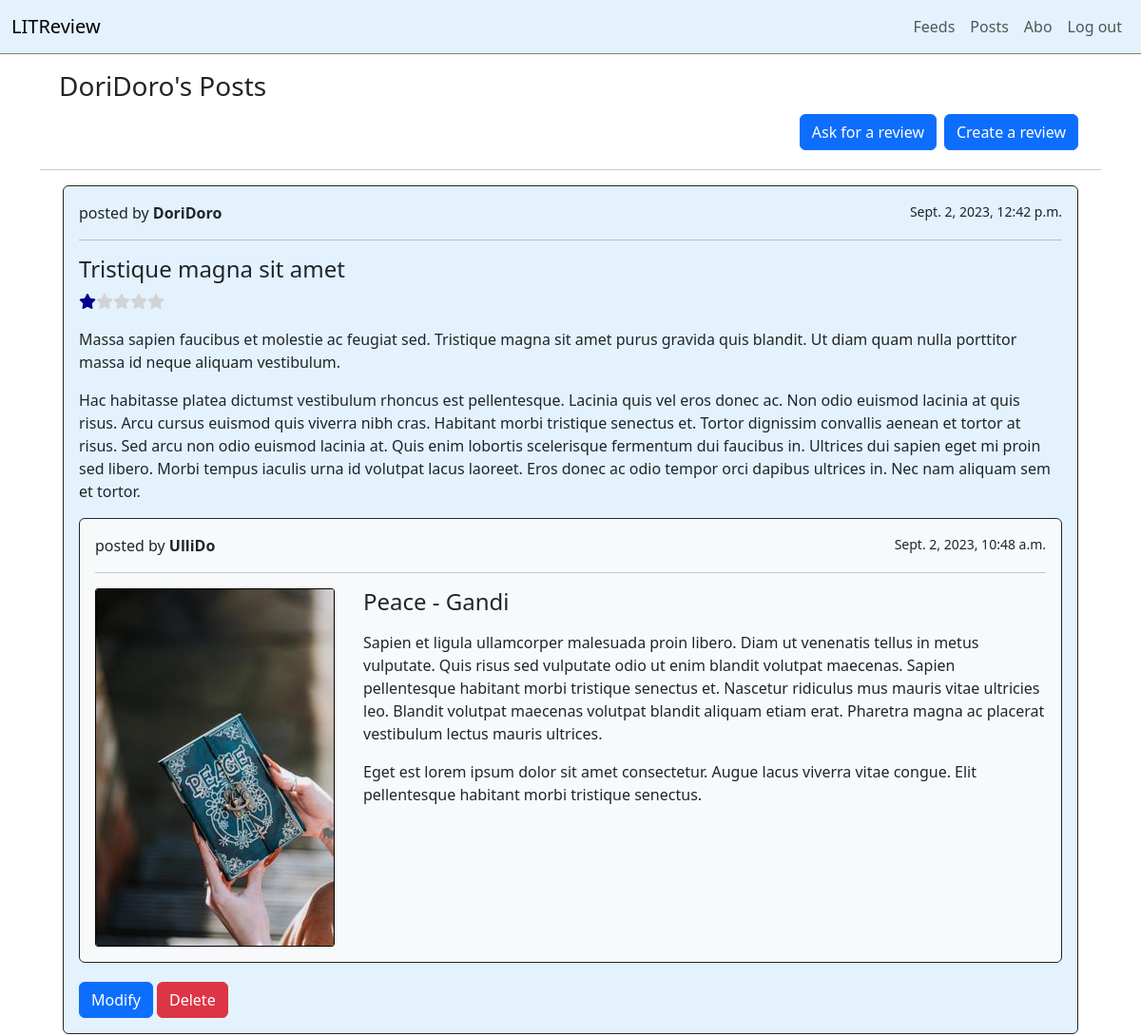
Page /posts/ (signed in, upper part) on the earlier database version.
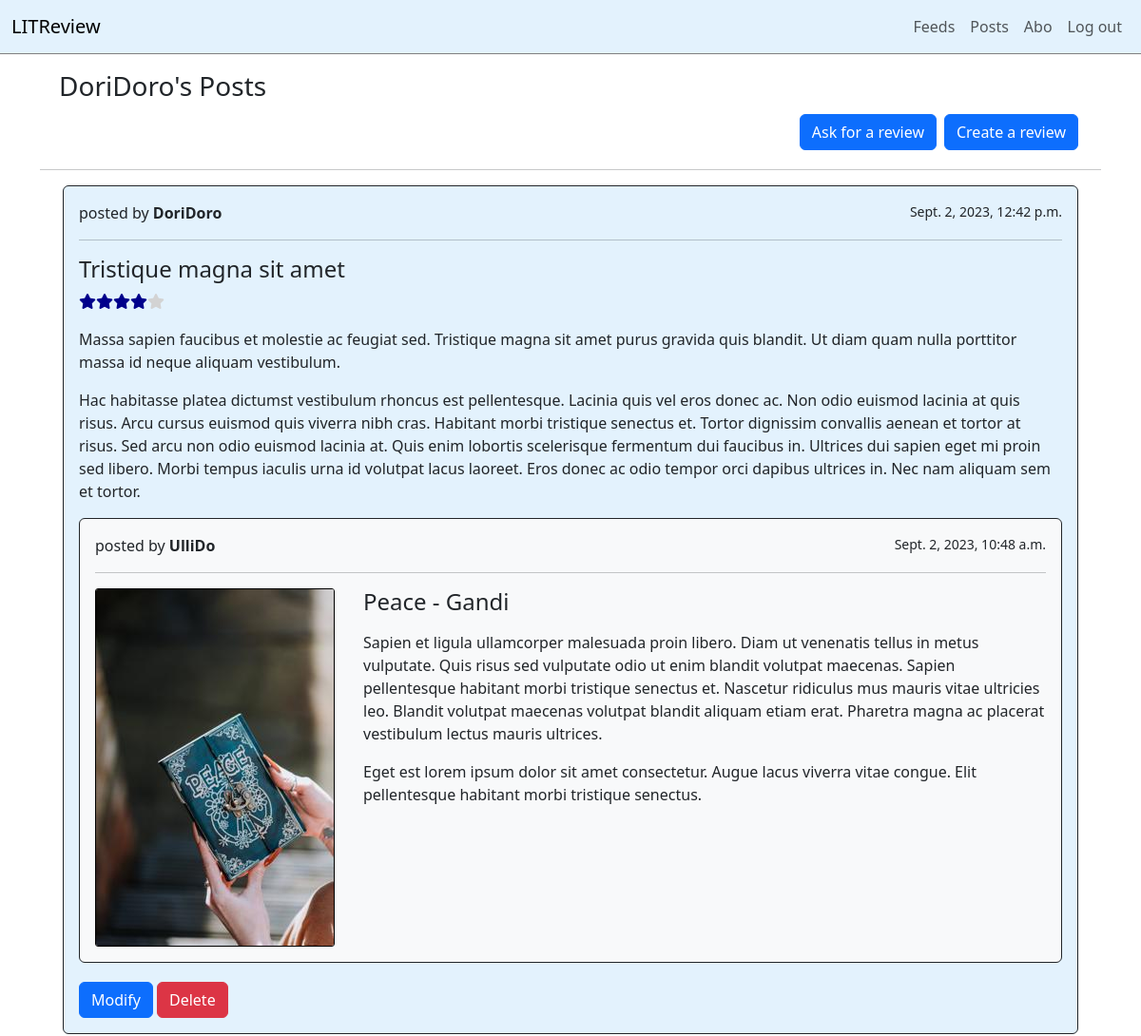
Same page on the later database version.
### review/models.py (models this page shows, shortened)
class Review(models.Model):
    class Meta:
        verbose_name = _("review")
        verbose_name_plural = _("reviews")
        ordering = ["-review_created"]
    ticket = models.ForeignKey(
        Ticket, on_delete=models.CASCADE, verbose_name=_("ticket")
    )
    rating = models.PositiveSmallIntegerField(
        validators=[MinValueValidator(0), MaxValueValidator(5)],
        verbose_name=_("rating"),
    )
    headline = models.CharField(max_length=128, verbose_name=_("title of review"))
    body = models.TextField(verbose_name=_("comment"), blank=True)
    author = models.ForeignKey(
        settings.AUTH_USER_MODEL,
        on_delete=models.CASCADE,
        verbose_name=_("author"),
    )
    review_created = models.DateTimeField(
        auto_now_add=True, verbose_name=_("review created at")
    )

class Ticket(models.Model):
    class Meta:
        verbose_name = _("ticket")
        verbose_name_plural = _("tickets")
        ordering = ["-ticket_created"]
    title = models.CharField(max_length=128, verbose_name=_("title of ticket"))
    description = models.TextField(
        max_length=2048, verbose_name=_("description"), blank=True
    )
    creator = models.ForeignKey(
        settings.AUTH_USER_MODEL,
        on_delete=models.CASCADE,
        verbose_name=_("creator of ticket"),
    )
    image = models.ImageField(
        upload_to="images/", verbose_name=_("image"), blank=True, null=True
    )
    ticket_created = models.DateTimeField(
        auto_now_add=True, verbose_name=_("ticket created at")
    )

### accounts/models.py (models this page shows)
class User(AbstractUser):
    pass

### review/views.py (the view)
# urls.py: path("posts/", PostsView.as_view(), name="posts_page"),
class PostsView(LoginRequiredMixin, TemplateView):
    template_name = "posts/posts_page.html"
    def get_context_data(self, **kwargs):
        context = super().get_context_data(**kwargs)
        context["tickets"] = Ticket.objects.filter(creator=self.request.user)
        context["reviews"] = Review.objects.filter(author=self.request.user)
        return context

### review/templatetags/stars.py (called while the page is built)
@register.filter
def display_stars(value, stars_max=5):
    if value > stars_max:
        result = f'<i class="fa fa-star" style="color: darkblue;"></i>' * stars_max
        return mark_safe(result)
    elif value < 1:
        result = f'<i class="fa fa-star" style="color: lightgrey;"></i>' * stars_max
        return mark_safe(result)
    result = (
        f'<i class="fa fa-star" style="color: darkblue;"></i>' * value
        + f'<i class="fa fa-star" style="color: lightgrey;"></i>' * (stars_max - value)
    )
    return mark_safe(result)

### review/templates/posts/posts_page.html (shortened to what this page needs)
{% extends 'base_layout.html' %}
{% load static stars %}
{% block content %}
<div class="container main">
  <div>
    <h3 style="padding-left: 20px;"> {{ request.user }}'s Posts </h3>
    <div class="headline-feed">
      <a class="btn btn-primary m-1" href="{% url 'review:create_ticket' %}" role="button"> Ask for a review </a>
      <a class="btn btn-primary m-1" href="{% url 'review:create_review' %}" role="button"> Create a review </a>
    </div>
  </div>
  <hr>
  <div class="container justify-content-center">
    <form method="post">
      {% for review in reviews %}
        <div class="container mt-3">
          <div class="card border-dark my-3 w-80" style="background-color: #e3f2fd;">
            <div class="card-body">
              <p> posted by <strong>{{ review.author }}</strong> <small style="float: right;"> {{ review.review_created }} </small> </p>
              <hr>
              <h4> {{ review.headline }} </h4>
              <p>{{ review.rating|display_stars }}</p>
              <p> {{ review.body|linebreaks }} </p>
              <div class="card border-dark bg-light">
                <div class="card-body">
                  <p> posted by <strong>{{ review.ticket.creator }}</strong> <small style="float: right;"> {{ review.ticket.ticket_created }} </small> </p>
                  <hr>
                  <div style="display: flex;">
                    <img src="{% get_media_prefix %}{{ review.ticket.image }}" alt="{{ review.ticket.title }}" class="img-fluid img-border">
                    <div style="margin-left: 30px;">
                      <div style="margin-bottom: 15px;">
                        <h4> {{ review.ticket.title }} </h4>
                      </div>
                      <div>
                        <p> {{ review.ticket.description|linebreaks }} </p>
                      </div>
                    </div>
                  </div>
                </div>
              </div>
                <a class="btn btn-primary" href="{% url 'review:modify_review' pk=review.id %}" role="button" style="margin-top: 20px;"> Modify </a>
                <a class="btn btn-danger" href="{% url 'review:delete_review' pk=review.id %}" role="button" style="margin-top: 20px;"> Delete </a>
            </div>
          </div>
        </div>
      {% endfor %}
    </form>
    {% if reviews %}
      <br>
      <br>
    {% endif %}
  </div>
</div>
{% endblock %}

Differences in the rows shown:
changed Review "Tristique magna sit amet": rating 1 → 4 (drawn)
